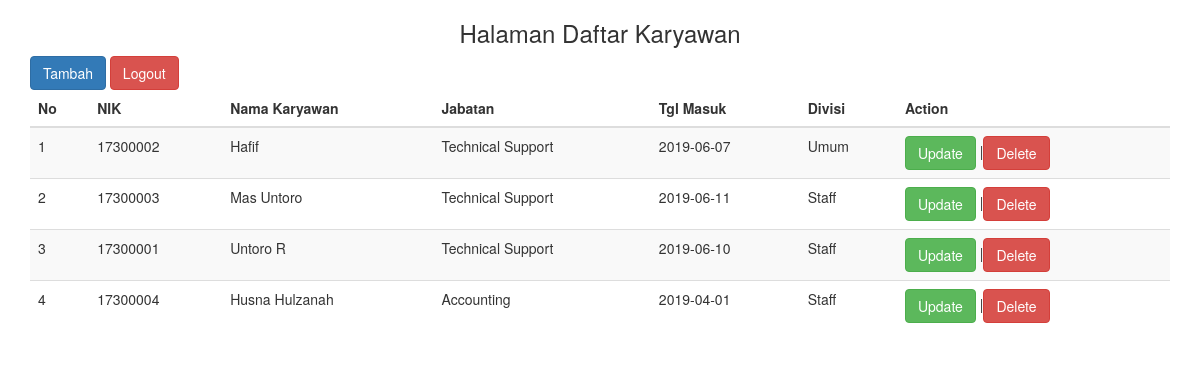
The app's page /daftar_karyawan/home.php with its own data.
### tables this page shows
CREATE TABLE `tb_karyawan` (
  `no` int(5) NOT NULL AUTO_INCREMENT,
  `nik` varchar(50) DEFAULT NULL,
  `nama_karyawan` varchar(100) DEFAULT NULL,
  `jabatan` varchar(100) DEFAULT NULL,
  `tgl_masuk` date DEFAULT NULL,
  `divisi` varchar(100) DEFAULT NULL,
  PRIMARY KEY (`no`)
);

### daftar_karyawan/home.php (the view, shortened to what this page needs)
<?php
include "../koneksi.php";
?>
<!DOCTYPE html>
<html lang="en">
<head>
	<link href="../bootstrap/css/bootstrap.min.css" rel="stylesheet">
</head>
<body>
<div class="container">
	<div class="row">
		<div class="col-md-12">
			<h3 class="text-center">Halaman Daftar Karyawan</h3>
	<a class="btn btn-primary" href="tambah_data.php" role="button">Tambah</a>
	<a class="btn btn-danger" href="../logout.php" role="button">Logout</a>
	<table class="table table-striped">
	<thead>
		<tr>
			<th>No</th>
			<th>NIK</th>
			<th>Nama Karyawan</th>
			<th>Jabatan</th>
			<th>Tgl Masuk</th>
			<th>Divisi</th>
			<th>Action</th>
		</tr>
	</thead>
	<tbody>
		<?php
		$no=1;
		$query="select * from tb_karyawan";
		$query_r = mysqli_query($connect, $query);
		while ($result = mysqli_fetch_array($query_r))
		{
		?>
		<tr>
			<td><?php echo $no;?></td>
			<td><?php echo $result ['nik'];?></td>
			<td><?php echo $result ['nama_karyawan'];?></td>
			<td><?php echo $result ['jabatan'];?></td>
			<td><?php echo $result ['tgl_masuk'];?></td>
			<td><?php echo $result ['divisi'];?></td>
			<td>
			<a class="btn btn-success" href="update_data.php?id=<?php echo $result['no'];?>">Update</a>
			|<a class="btn btn-danger" href="delete.php?id=<?php echo $result['no'];?>">Delete</a>
			</td>
		</tr>
		<?php
		$no++;
	}
	?>
	</tbody>
	</table>
</div>
</div>
</body>
</html>

### records on screen
tb_karyawan: nik "17300002", nama_karyawan "Hafif", jabatan "Technical Support", tgl_masuk "2019-06-07", divisi "Umum"
tb_karyawan: nik "17300003", nama_karyawan "Mas Untoro", jabatan "Technical Support", tgl_masuk "2019-06-11", divisi "Staff"
tb_karyawan: nik "17300001", nama_karyawan "Untoro R", jabatan "Technical Support", tgl_masuk "2019-06-10", divisi "Staff"
tb_karyawan: nik "17300004", nama_karyawan "Husna Hulzanah", jabatan "Accounting", tgl_masuk "2019-04-01", divisi "Staff"
